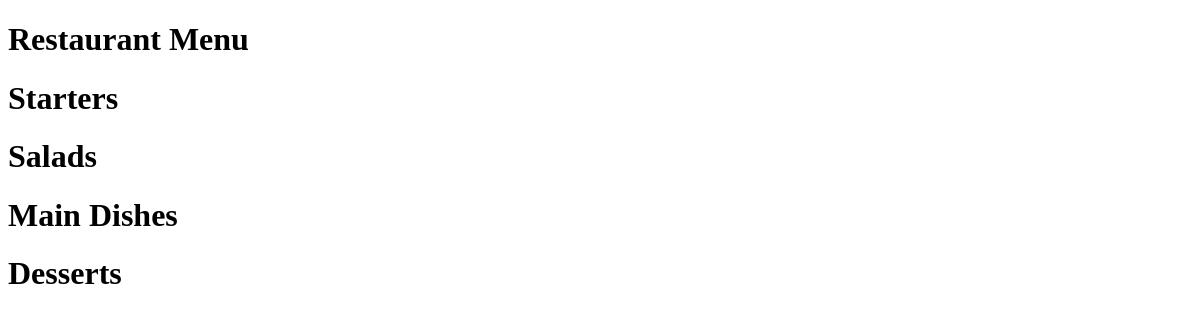
/, run on an earlier commit of the app's database.
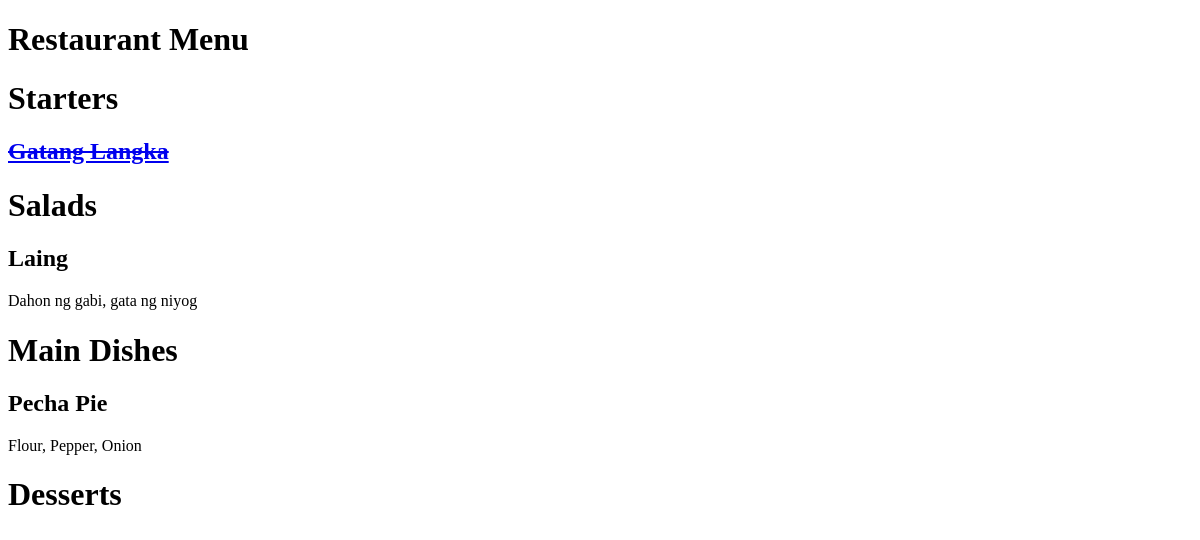
And on a later commit of the database.
### restaurant_menu/models.py (models this page shows, shortened)
class Item(models.Model): #creating the columns in the table
    meal = models.CharField(max_length=1000, unique=True) #unique to avoid duplicate values
    description = models.CharField(max_length=2000) #no need to set unique because this variable can have duplicate values
    price = models.DecimalField(max_digits=10, decimal_places=2)
    meal_type = models.CharField(max_length=200,choices=MEAL_TYPE)
    author = models.ForeignKey(User, on_delete=models.PROTECT) #if an author makes a meal, and if he is removed from the users, all his created items
    status = models.IntegerField(choices=STATUS, default=0)
    date_created = models.DateTimeField(auto_now=True) #will generated date-time stamps whenever a meal is created
    date_updated = models.DateTimeField(auto_now=True) #will generated date-time stamps whenever a meal is created

### restaurant_menu/views.py (the view)
# urls.py: path('', views.MenuList.as_view(), name='home')
class MenuList(generic.ListView):
    queryset = Item.objects.order_by('date_created') #imported from models.py, we can put a minus sign to reverse the order
    template_name = 'index.html' #will be created in the project directory which must be named 'templates', this line also connects the html file
    def get_context_data(self, *, object_list=None, **kwargs):
        context = super().get_context_data(**kwargs) #to output the dispay with the items
        context['meals'] = MEAL_TYPE
        return context

### templates/index.html (shortened to what this page needs)
<!DOCTYPE html>
<html lang="en">
<head>
</head>
<body>
    <h1>Restaurant Menu</h1>
        {% for meal in meals %}
        <h1>{{ meal.1 }}</h1>
            {% for row in item_list %}
                {% if row.meal_type == meal.0 %}
                    {% if row.status == 0 %}
                            <a href="https://food.grab.com/"><h2><del>{{ row.meal }}</del></h2></a>
                    {% else  %}
                        <h2>{{ row.meal }}</h2>
                        <p>{{ row.description }}</p>
                    {% endif %}
                {% endif %}
            {% endfor %}
        {% endfor %}
</body>
</html>

What changed in the data, as far as the page shows it:
added Item: meal "Gatang Langka", shown under "Starters"
added Item: meal "Laing", description "Dahon ng gabi, gata ng niyog", shown under "Salads"
added Item: meal "Pecha Pie", description "Flour, Pepper, Onion", shown under "Main Dishes"
